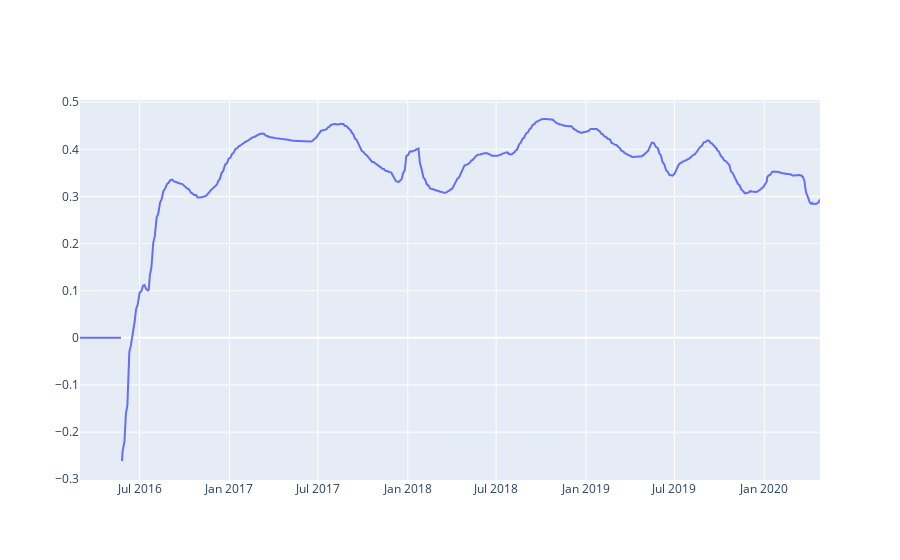
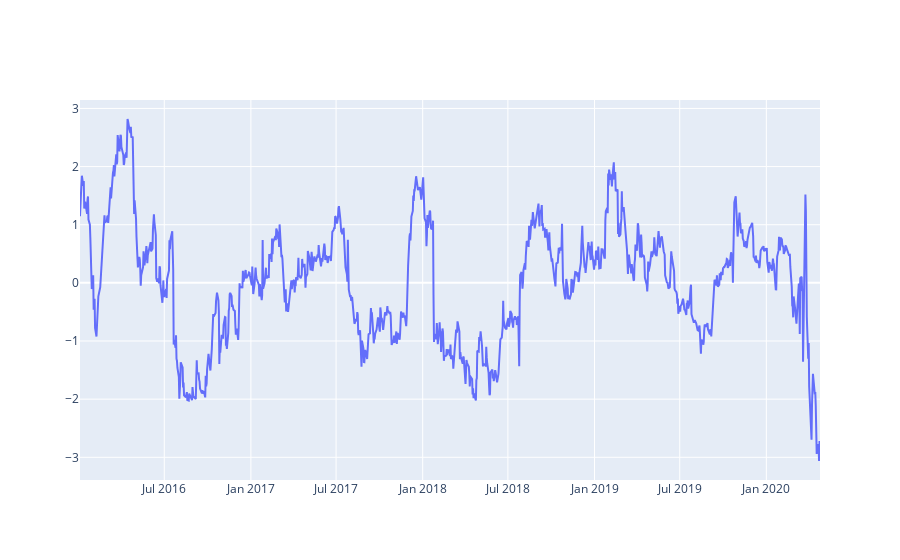
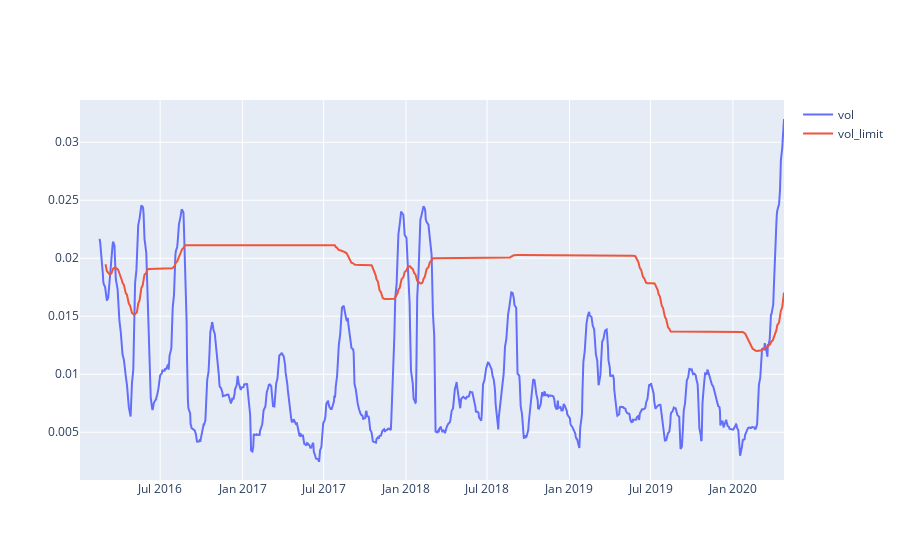
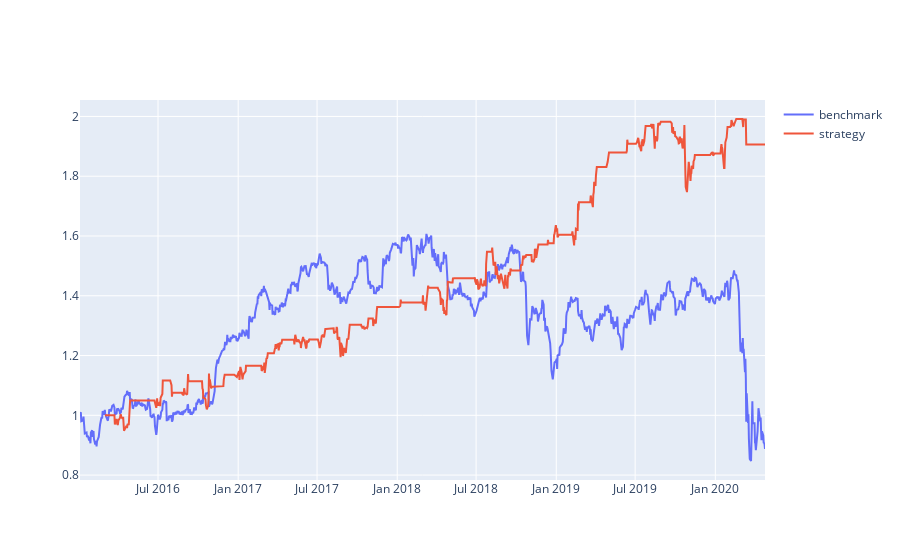

Notebook source saved alongside these figures, in order:
### Markdown cell above
## Trade

### Code cell
importlib.reload(base_fx)
importlib.reload(portfolio_fx)
importlib.reload(algos)

portfolio, mavg_zscore = algos.pair_trade_v2_with_hurst(settings, quotes)

### Figure 1 — Plotly figure (JSON) as saved in the notebook; plotly's stock layout.template omitted (floating-point values rounded to 4 significant figures; data arrays with more than 128 entries replaced by an {"elided": "..."} marker saying what was removed)
{"data": [{"mode": "lines", "name": "hursts", "type": "scatter", "x": {"elided": "1046 str values"}, "y": {"elided": "1046 float values"}}], "layout": {}}

### Figure 2 — Plotly figure (JSON) as saved in the notebook; plotly's stock layout.template omitted (floating-point values rounded to 4 significant figures; data arrays with more than 128 entries replaced by an {"elided": "..."} marker saying what was removed)
{"data": [{"mode": "lines", "name": "zscore", "type": "scatter", "x": {"elided": "1085 str values"}, "y": {"elided": "1085 float values"}}], "layout": {}}

### Figure 3 — Plotly figure (JSON) as saved in the notebook; plotly's stock layout.template omitted (floating-point values rounded to 4 significant figures; data arrays with more than 128 entries replaced by an {"elided": "..."} marker saying what was removed)
{"data": [{"mode": "lines", "name": "vol", "type": "scatter", "x": {"elided": "1085 str values"}, "y": {"elided": "1085 float values"}}, {"mode": "lines", "name": "vol_limit", "type": "scatter", "x": {"elided": "1085 str values"}, "y": {"elided": "1085 float values"}}], "layout": {}}

### Figure 4 — Plotly figure (JSON) as saved in the notebook; plotly's stock layout.template omitted (floating-point values rounded to 4 significant figures; data arrays with more than 128 entries replaced by an {"elided": "..."} marker saying what was removed)
{"data": [{"mode": "lines", "name": "benchmark", "type": "scatter", "x": {"elided": "1085 str values"}, "y": {"elided": "1085 float values"}}, {"mode": "lines", "name": "strategy", "type": "scatter", "x": {"elided": "1046 str values"}, "y": {"elided": "1046 float values"}}], "layout": {}}
